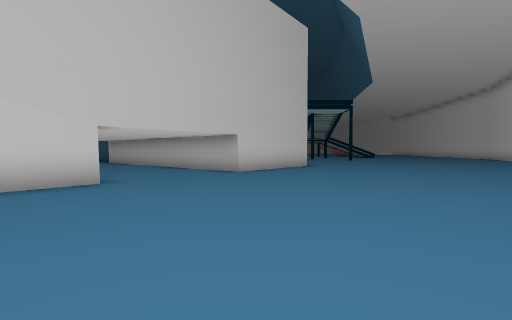
[1] (above)

21 first-person views from a walk through a scene from a Unity 3-D project. The camera is 1.3 m above the floor, tilts 2° down and sees 85° across. The floor is counted in squares, 2 m on a side. Each view is taken from the middle of a square. On the plan, view 1 faces up. The plan holds only what a view shows up to about 9 squares ahead; the rest is blank. The place goes on beyond the plan. Some surface patterns are stand-ins.

[2]
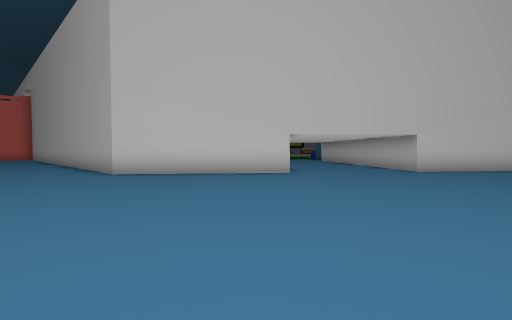

[3]
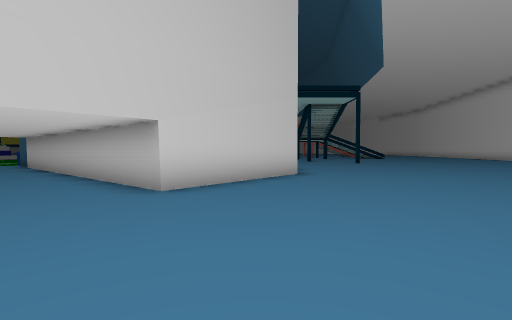

[4]
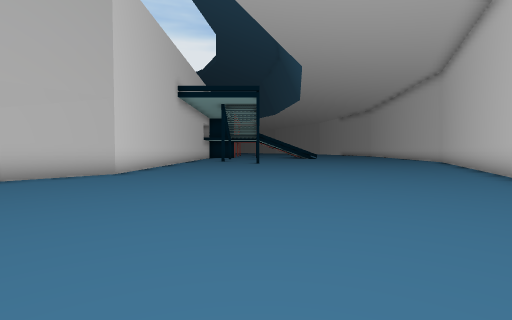

[5]
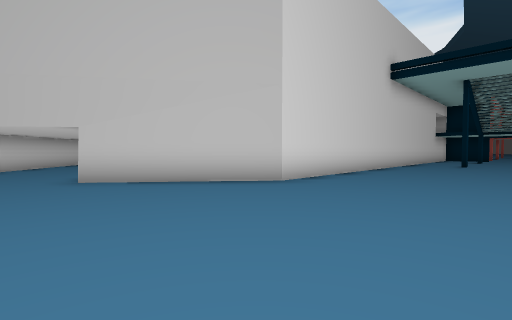

[6]
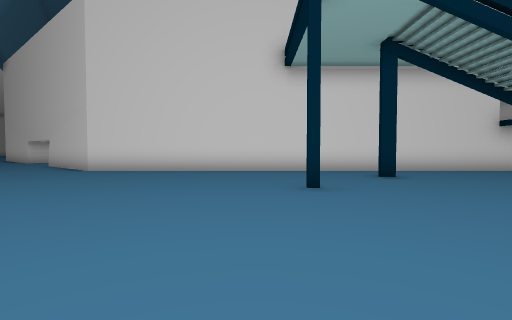

[7]
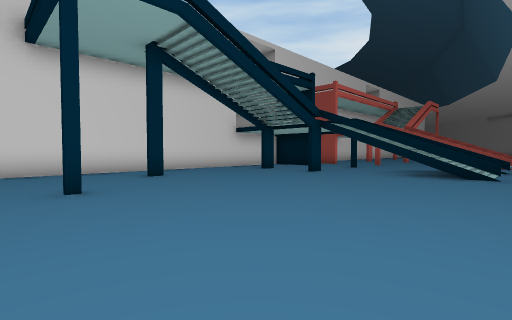

[8]
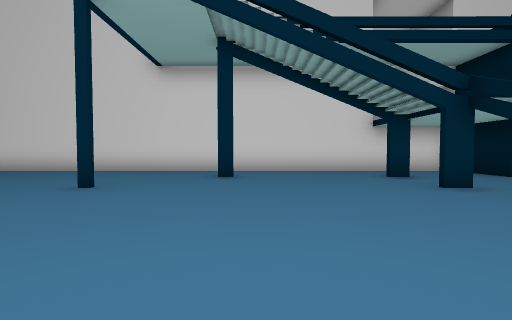

[9]
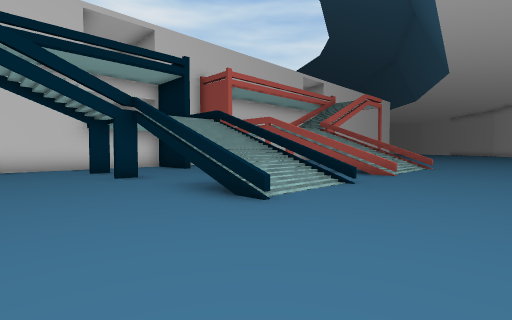

[10]
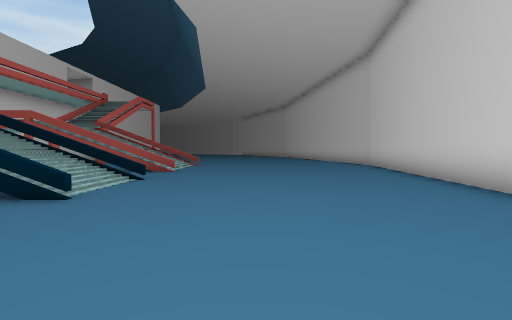

[11]
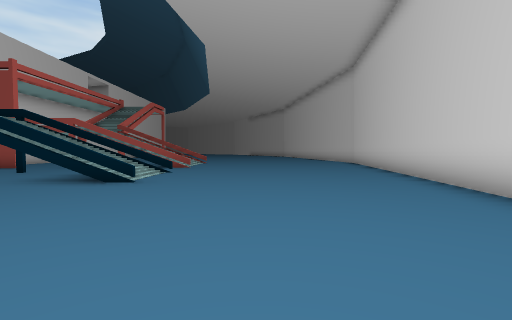

[12]
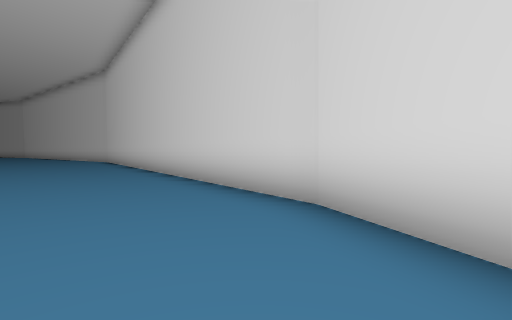

[13]
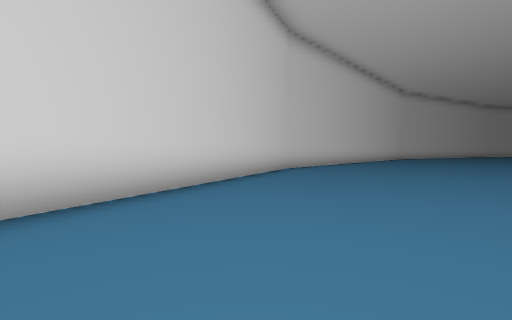

[14]
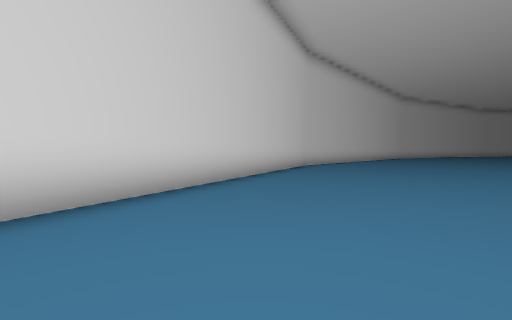

[15]
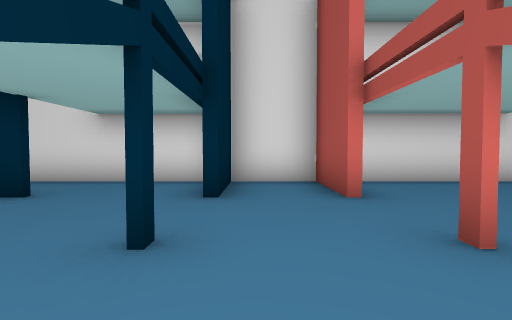

[16]
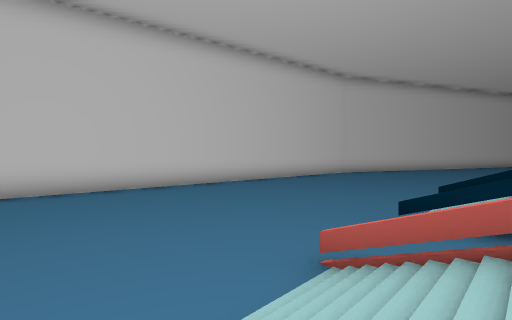

[17]
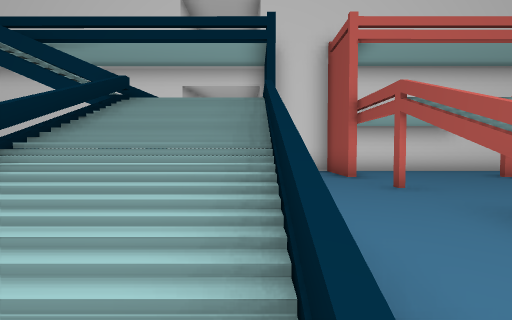

[18]
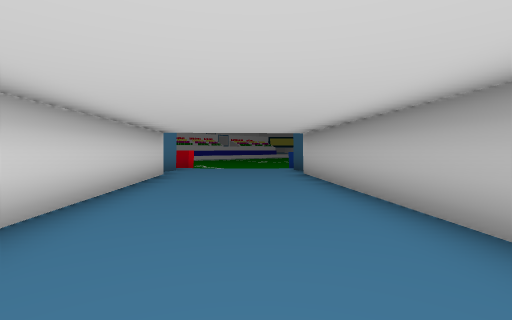

[19]
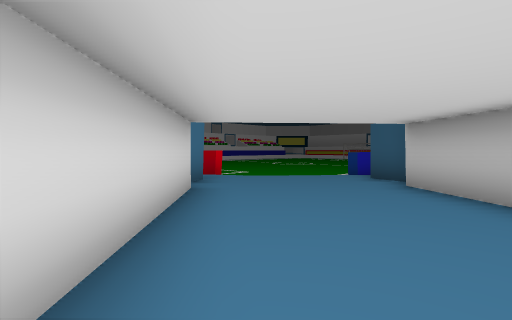

[20]
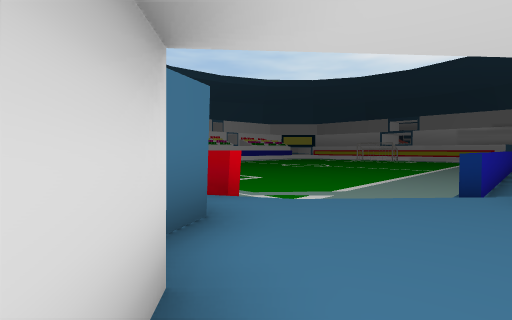

[21]
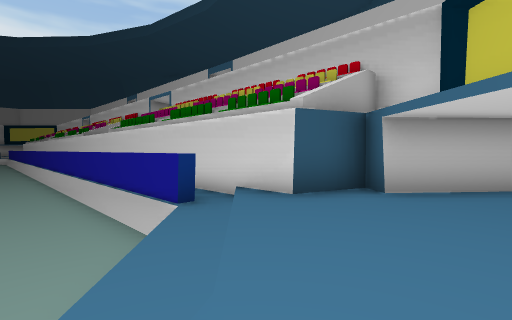

### Floor plan
Key: @ floor where view 1 was taken; # wall or solid block; . main floor; - floor 0.25 m lower than the main floor; / step, stairs or slope; = window, fence, low wall or low ledge; ^ raised ledge; v drop or lower ground.
Columns run from 14 left of view 1 to 18 right of it. Each row starts with its distance up from view 1.
 32                 #....  //.......#
 31                 #..... //.......#
 30                 #.....///.......#
 29                 ###.#...........#
 28                 #..............##
 27                 ###.#.###......#
 26                 #.....///......#
 25    v            #.....///......#
 24    v^           #.#.#..........#
 23   vv^           #..............#
 22   vv^ #         #..............#
 21   vv^-#         #.............##
 20  vvv^-#         #.#...........#
 19 vvvv^-#         #......... ...#
 18 vvvv^-#         #...#.........#
 17 v vv^-#         #............##
 16   vv-/##        #............
 15   v//..#        #...........#
 14  =//...##       #...........#
 13   ......###     #..........##
 12    #......##   ##..........#
 11    ##......## ##..........##
 10     ##......###...........#
  9      ###.....##...........#
  8        ##................##
  7           ...............#
  6           #............
  5           #...........
  4          ##........ .
  3         ##........
  2       ###........
  1      ............
  0      .........@..
 -1       ...........

Positions as (right, up) in squares from view 1, and headings:
1: (0, 0), facing up
2: (2, -1), facing up-left
3: (1, 4), facing up
4: (6, 4), facing up
5: (6, 7), facing up-left
6: (11, 17), facing left
7: (11, 17), facing up-left
8: (11, 21), facing left
9: (13, 22), facing up-left
10: (13, 21), facing up
11: (13, 19), facing up
12: (13, 17), facing up-right
13: (11, 16), facing down
14: (12, 18), facing down
15: (8, 28), facing left
16: (9, 32), facing down-right
17: (11, 27), facing left
18: (-3, 8), facing up-left
19: (-6, 9), facing up-left
20: (-9, 11), facing up-left
21: (-12, 13), facing up-right
